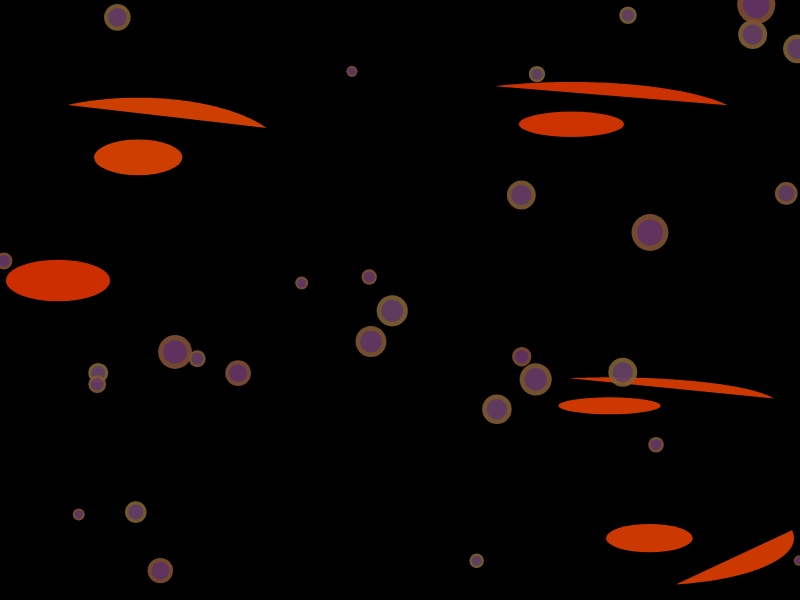
Frame 1 (no input)
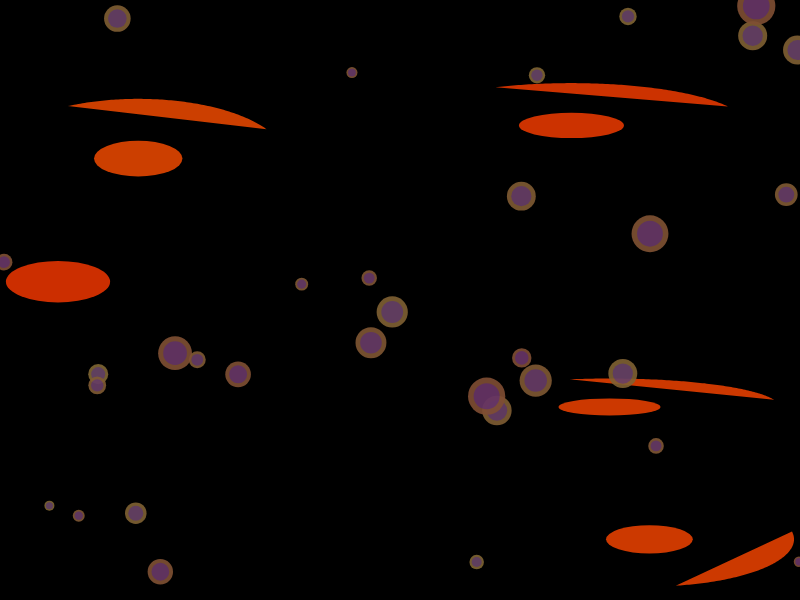
Frame 60 (no input)
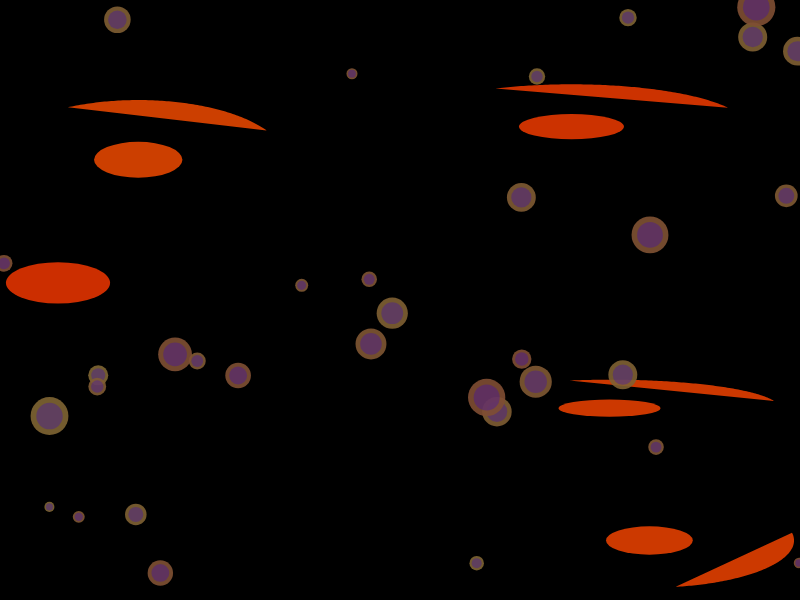
Frame 120 (the mouse pressed at the canvas centre since frame 60)

The p5.js sketch that drew these frames (run headless with seeded random() and noise() and a simulated clock; from frame 60 on, the mouse is pressed at the canvas centre):

// p5.js sketch
// ── sketch.js
let lavaRivers = [];
let rockChunks = [];
let flowSpeed = 0.02;
let time = 0;

function setup() {
  createCanvas(800, 600);
  noStroke();
  colorMode(HSB, 360, 100, 100, 1);

  // Create initial lava rivers
  for (let i = 0; i < 5; i++) {
    lavaRivers.push({
      x: random(width),
      y: random(height),
      width: random(200, 400),
      height: random(50, 150),
      angle: random(TWO_PI),
      speed: random(0.005, 0.02),
      color: color(random(10, 30), 100, 100, 0.8)
    });
  }

  // Create initial rock chunks
  for (let i = 0; i < 30; i++) {
    rockChunks.push({
      x: random(width),
      y: random(height),
      size: random(10, 40),
      angle: random(TWO_PI),
      speed: random(0.005, 0.02),
      color: color(random(20, 40), 60, 50, 0.9),
      glow: random(0.5, 1)
    });
  }
}

function draw() {
  background(0);
  time += 0.01;

  // Draw lava rivers
  for (let river of lavaRivers) {
    river.x += sin(time * river.speed) * flowSpeed;
    river.y += cos(time * river.speed) * flowSpeed;

    // Draw river with gradient glow
    fill(river.color);
    beginShape();
    for (let i = 0; i < 100; i++) {
      let angle = river.angle + map(i, 0, 100, -PI/4, PI/4);
      let x = river.x + cos(angle) * river.width/2;
      let y = river.y + sin(angle) * river.height/2;
      vertex(x, y);
    }
    endShape(CLOSE);

    // Add glowing effect
    fill(river.color);
    ellipse(river.x, river.y, river.width * 0.3, river.height * 0.3);
  }

  // Draw rock chunks
  for (let chunk of rockChunks) {
    chunk.x += sin(time * chunk.speed) * flowSpeed;
    chunk.y += cos(time * chunk.speed) * flowSpeed;

    // Draw chunk with glow
    fill(chunk.color);
    ellipse(chunk.x, chunk.y, chunk.size, chunk.size);

    // Add inner glow
    fill(255, 100, 80, 0.3);
    ellipse(chunk.x, chunk.y, chunk.size * 0.7, chunk.size * 0.7);
  }

  // Occasionally add new chunks
  if (random() < 0.01) {
    rockChunks.push({
      x: random(width),
      y: random(height),
      size: random(10, 40),
      angle: random(TWO_PI),
      speed: random(0.005, 0.02),
      color: color(random(20, 40), 60, 50, 0.9),
      glow: random(0.5, 1)
    });
  }

  // Remove old chunks
  if (rockChunks.length > 50) {
    rockChunks.shift();
  }
}
